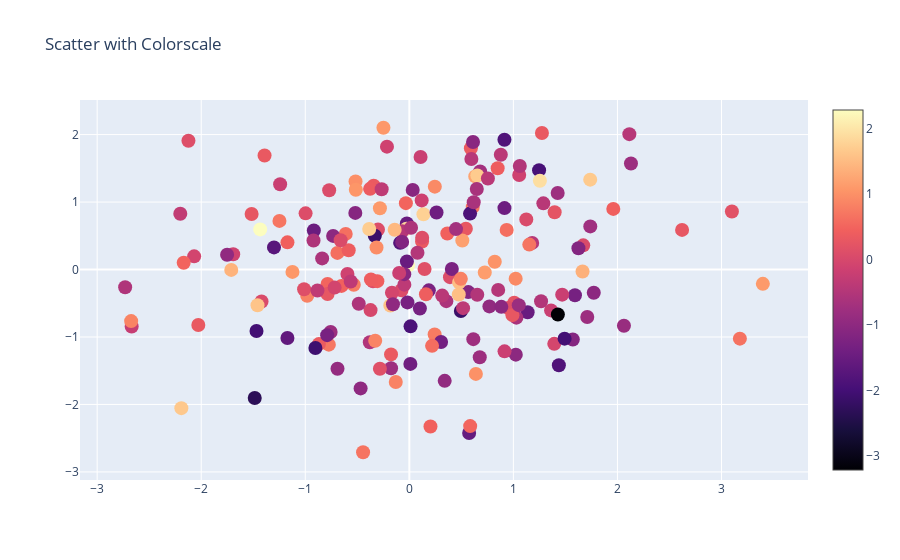

The notebook cell this image was saved under:
### Code cell
offline.iplot(fig)

### Figure 1 — Plotly figure (JSON) as saved in the notebook; plotly's stock layout.template omitted (floating-point values rounded to 4 significant figures; data arrays with more than 128 entries replaced by an {"elided": "..."} marker saying what was removed)
{"data": [{"marker": {"color": {"elided": "200 float values"}, "colorscale": [[0, "#000004"], [0.1111, "#180f3d"], [0.2222, "#440f76"], [0.3333, "#721f81"], [0.4444, "#9e2f7f"], [0.5556, "#cd4071"], [0.6667, "#f1605d"], [0.7778, "#fd9668"], [0.8889, "#feca8d"], [1, "#fcfdbf"]], "showscale": true, "size": 14}, "mode": "markers", "text": {"elided": "200 float values"}, "type": "scatter", "x": {"elided": "200 float values"}, "y": {"elided": "200 float values"}}], "layout": {"hovermode": "closest", "title": {"text": "Scatter with Colorscale"}}}
